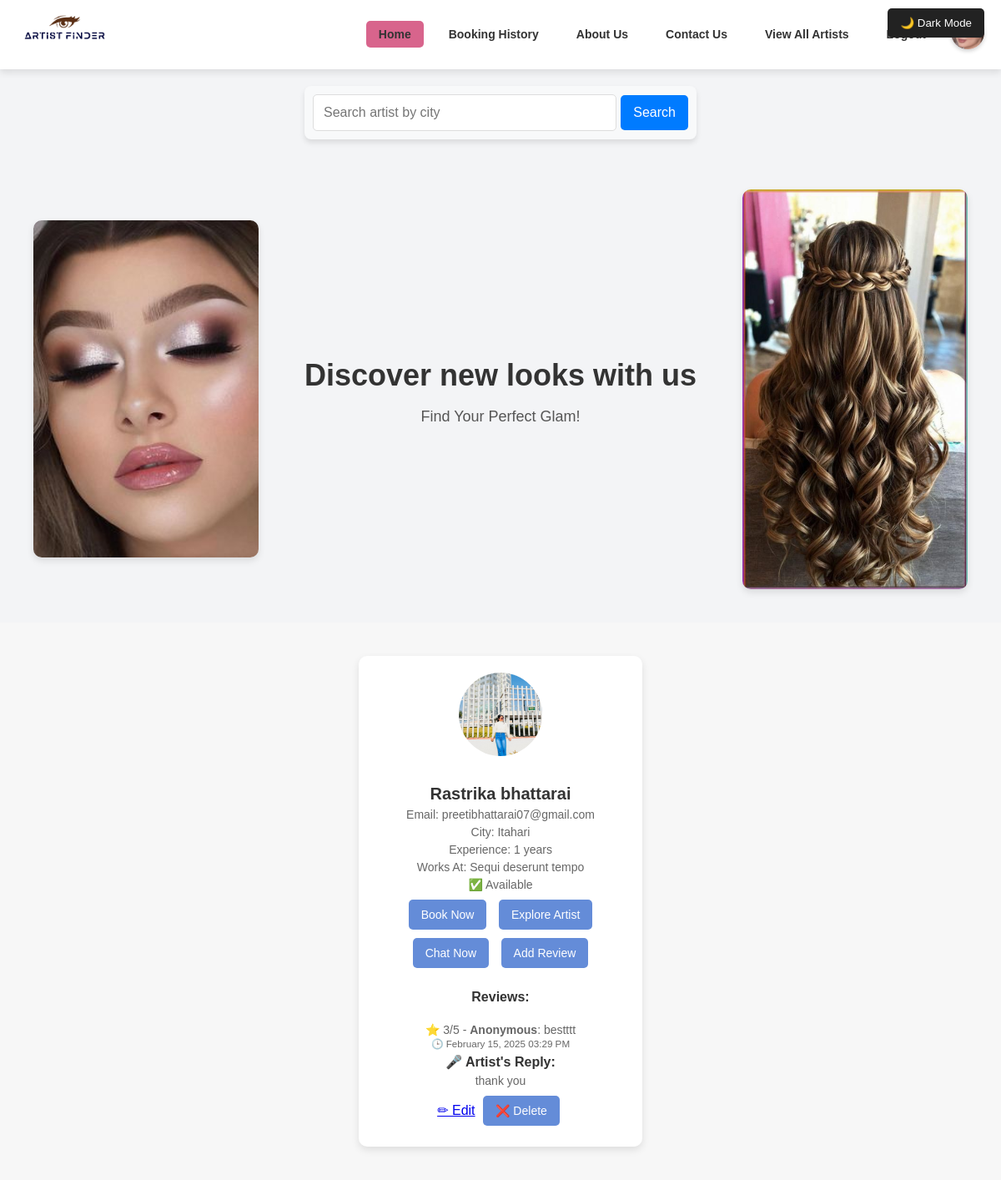
/home/ (signed in), run on the app's committed database.
### accounts/models.py (models this page shows, shortened)
class User(AbstractUser):
    username = None  # ✅ Remove username field completely
    email = models.EmailField(unique=True)  # Email as the unique identifier
    phone = models.CharField(max_length=15, unique=True)
    password = models.CharField(max_length=100)
    profile_image = models.ImageField(upload_to="profile_images/", null=True, blank=True)
    is_verified = models.BooleanField(default=False)
    is_artist = models.BooleanField(default=False)
    otp = models.CharField(max_length=6, blank=True, null=True)  # ✅ Stores OTP
    city = models.CharField(max_length=100, null=True, blank=True)
    works_at = models.CharField(max_length=255, null=True, blank=True)
    experience_years = models.IntegerField(default=0, null=True, blank=True)
    training_certificate = models.FileField(upload_to="certificates/", null=True, blank=True)
    is_available = models.BooleanField(default=True)
    USERNAME_FIELD = "email"  # ✅ Login using email instead of username
    REQUIRED_FIELDS = []  # ✅ Don't require username
    objects = CustomUserManager()  # ✅ Use custom manager

class Review(models.Model):
    artist = models.ForeignKey(User, on_delete=models.CASCADE, related_name="artist_reviews")  # ✅ Link to artist
    service = models.ForeignKey(Service, on_delete=models.CASCADE, related_name="service_reviews", null=True, blank=True)  # ✅ Allow NULL
    user = models.ForeignKey(User, on_delete=models.CASCADE, related_name="user_reviews")
    rating = models.IntegerField(choices=[(i, i) for i in range(1, 6)], default=5)
    comment = models.TextField()
    is_anonymous = models.BooleanField(default=False)  # ✅ New: Anonymous Option
    created_at = models.DateTimeField(auto_now_add=True)
    artist_reply = models.TextField(blank=True, null=True)  # ✅ Artist reply field

### accounts/views.py (the view)
# urls.py: path('home/', views.home_page, name='home'),
@login_required(login_url='login')
def home_page(request):
    query = request.GET.get("search", "").strip()
    sort_by = request.GET.get("sort_by", "rating")  # Default sorting by rating
    artists = User.objects.filter(is_artist=True)
    if query:
        artists = artists.filter(city__icontains=query)
    artists = artists.annotate(avg_rating=Avg('artist_reviews__rating'))
    if sort_by == "rating":
        artists = artists.order_by('-avg_rating')  # Highest rating first
    elif sort_by == "name":
        artists = artists.order_by('first_name', 'last_name')  # Alphabetical
    elif sort_by == "experience":
        artists = artists.order_by('-experience_years')  # Most experienced first
    paginator = Paginator(artists, 10)
    page_number = request.GET.get("page")
    page_obj = paginator.get_page(page_number)
    booked_artists = Booking.objects.filter(client=request.user, status="Confirmed").values_list('artist_id', flat=True)
    similar_users = Booking.objects.filter(artist_id__in=booked_artists).values_list("client_id", flat=True).distinct()
    recommended_artists = User.objects.filter(
        is_artist=True,
        bookings__client_id__in=similar_users
    ).exclude(id__in=booked_artists).annotate(
        booking_count=Count("bookings")
    ).order_by("-booking_count")[:5]  # ✅ Top 5 recommended artists
    return render(request, "accounts/home.html", {
        "artists": page_obj,  # Paginated artists
        "recommended_artists": recommended_artists,  # ✅ Pass recommended artists
        "query": query,
        "message": "No artists found in this city." if not artists.exists() else "",
        "booked_artists": list(booked_artists),
        "sort_by": sort_by,
    })

### accounts/templates/accounts/home.html (shortened to what this page needs)
{% load static  %}
<!DOCTYPE html>
<html lang="en">
<head>
    <link rel="stylesheet" href="{% static 'css/home.css' %}">
</head>
<body>
    <header class="header">
        <div class="logo">
            <img src="{% static 'imagess/logo.png' %}" alt="Artist Finder Logo">
        </div>
        <nav class="navbar">
            <a href="#" class="nav-link" style="background-color: #D8648C;">Home</a>
            <a href="{% url 'booking_history' %}" class="nav-link">Booking History</a>
            <a href="{% url 'aboutus' %}" class="nav-link">About Us</a>
            <a href="{% url 'contactus' %}" class="nav-link">Contact Us</a>
            <a href="{% url 'artist_list' %}"  class="nav-link">View All Artists</a>
            <a href="{% url 'login' %}" class="nav-link">Logout</a>
            <div class="user-profile">
                <a href="{% url 'user_profile' %}">
                </a>
            </div>
            <button id="dark-mode-toggle">🌙 Dark Mode</button>
        </nav>
    </header>
<form method="GET" action="{% url 'home' %}" class="search-form">
    <input type="text" name="search" placeholder="Search artist by city" value="{{ query|default:'' }}">
    <button type="submit">Search</button>
</form>
    <div class="main-content">
        <div class="frame">
            <img src="{% static 'images/work2.jpg' %}" alt="Makeup">
        </div>
        <div class="description">
            <h1>Discover new looks with us</h1>
            <p>Find Your Perfect Glam!</p>
        </div>
        <div class="frame">
            <img src="{% static 'images/work1.jpg' %}" alt="Makeup Products">
        </div>
    </div>
<div class="artist-container">
    {% if artists %}
        {% for artist in artists %}
        <div class="artist-card">
            <img src="{% if artist.profile_image %}{{ artist.profile_image.url }}{% else %}{% static 'images/default.jpg' %}{% endif %}"
                 alt="{{ artist.first_name }}'s Profile Image" class="artist-profile-image">
            <h3>{{ artist.first_name }} {{ artist.last_name }}</h3>
            <p>Email: {{ artist.email }}</p>
            <p>City: {{ artist.city }}</p>
            <p>Experience: {{ artist.experience_years }} years</p>
            <p>Works At: {{ artist.works_at }}</p>
            <p class="availability-status {% if artist.is_available %}available{% else %}not-available{% endif %}">
                {% if artist.is_available %}
                    ✅ Available
                {% else %}
                    ❌ Not Available
                {% endif %}
            </p>
            {% if artist.is_available %}
                <button onclick="window.location.href='{% url 'book_artist' artist.id %}'" class="book-btn">
                    Book Now
                </button>
            {% else %}
                <button class="book-btn disabled" disabled title="This artist is currently unavailable">
                    Not Available
                </button>
            {% endif %}
            <button onclick="window.location.href='{% url 'artist_detail' artist.id %}'">Explore Artist</button>
            <button> Chat Now </button>
            {% if user.is_authenticated %}
                {% if artist.id in booked_artists %}
                    <button onclick="window.location.href='{% url 'add_review' artist.id %}'">Add Review</button>
                {% endif %}
            {% endif %}
            <h4>Reviews:</h4>
{% for review in artist.artist_reviews.all %}
    <p>
        ⭐ {{ review.rating }}/5 -
        <strong>{% if review.is_anonymous %}Anonymous{% else %}{{ review.user.first_name }}{% endif %}</strong>: {{ review.comment }}
        <br>
        <small>🕒 {{ review.created_at|date:"F d, Y h:i A" }}</small>
    </p>
    {% if review.artist_reply %}
        <div class="artist-reply">
            <strong>🎤 Artist's Reply:</strong>
            <p>{{ review.artist_reply }}</p>
        </div>
    {% elif request.user == review.artist %}
        <a href="{% url 'reply_to_review' review.id %}" class="reply-btn">💬 Reply</a>
    {% endif %}
    {% if request.user == review.user %}
        <a href="{% url 'edit_review' review.id %}" class="edit-btn">✏ Edit</a>
        <form id="delete-form-{{ review.id }}" action="{% url 'delete_review' review.id %}" method="POST" style="display:inline;">
            <button type="button" class="delete-btn" onclick="confirmDelete('{{ review.id }}')">❌ Delete</button>
        </form>
    {% endif %}
{% empty %}
    <p>No reviews yet.</p>
{% endfor %}
        </div>
        {% endfor %}
    {% else %}
        <p>No artists available in this city.</p>
    {% endif %}
</div>
</body>
</html>

### accounts/static/css/home.css (style rules this page uses)
body { margin: 0; font-family: Arial, sans-serif; background-color: #f3f4f6; color: #333; overflow-x: hidden; }
.search-form { display: flex; justify-content: center; align-items: center; margin: 20px auto; width: 100%; max-width: 450px; background: #f8f9fa; padding: 10px; border-radius: 8px; box-shadow: 0px 4px 6px rgba(0, 0, 0, 0.1); }
.search-form input { flex: 1; padding: 12px; font-size: 16px; border: 1px solid #ddd; border-radius: 5px; outline: none; width: 70%; }
.search-form button { padding: 12px 15px; font-size: 16px; border: none; background-color: #007bff; color: white; border-radius: 5px; cursor: pointer; margin-left: 5px; transition: background 0.3s ease-in-out; }
.search-form:after { content: ""; display: block; clear: both; }
.header { display: flex; justify-content: space-between; align-items: center; padding: 10px 20px; background-color: #ffffff; box-shadow: 0 4px 8px rgba(0, 0, 0, 0.1); position: sticky; top: 0; z-index: 1000; }
.header .logo img { width: 120px; height: auto; }
.navbar { display: flex; align-items: center; gap: 15px; }
.nav-link { text-decoration: none; color: #333; font-size: 14px; font-weight: bold; padding: 8px 15px; border-radius: 5px; transition: background-color 0.3s ease, color 0.3s ease; }
.user-profile { display: flex; align-items: center; }
.delete-btn { background: #D8648C; color: white; border: none; padding: 8px 12px; border-radius: 6px; font-size: 14px; cursor: pointer; transition: all 0.3s ease-in-out; }
.main-content { display: flex; justify-content: space-between; align-items: center; gap: 20px; padding: 40px; flex-wrap: wrap; }
.frame { flex: 1; max-width: 300px; border-radius: 10px; overflow: hidden; box-shadow: 0 4px 8px rgba(0, 0, 0, 0.1); }
.frame img { width: 100%; height: auto; display: block; }
.description { flex: 2; text-align: center; color: #555; }
.description h1 { font-size: 36px; color: #333; margin-bottom: 10px; }
.description p { font-size: 18px; }
.artist-container { display: flex; flex-wrap: wrap; justify-content: center; gap: 20px; padding: 40px 10px; background: #f7f7f7; }
.artist-card { background: white; width: 300px; padding: 20px; border-radius: 10px; box-shadow: 0px 4px 10px rgba(0, 0, 0, 0.1); text-align: center; transition: transform 0.3s ease, box-shadow 0.3s ease; }
.artist-card img { width: 100px; height: 100px; border-radius: 50%; object-fit: cover; margin-bottom: 10px; }
.artist-card h3 { font-size: 20px; color: #333; font-weight: bold; margin-bottom: 5px; }
.artist-card p { font-size: 14px; color: #666; margin: 5px 0; }
.artist-card button { background-color: #648CD8; color: white; border: none; padding: 10px 15px; border-radius: 5px; cursor: pointer; font-size: 14px; margin: 5px; transition: background 0.3s; }

### accounts/templates/accounts/home.html (style rules this page uses)
.search-form { display: flex; justify-content: center; align-items: center; margin: 20px auto; width: 100%; max-width: 450px; background: #f8f9fa; padding: 10px; border-radius: 8px; box-shadow: 0px 4px 6px rgba(0, 0, 0, 0.1); }
.search-form input { flex: 1; padding: 12px; font-size: 16px; border: 1px solid #ddd; border-radius: 5px; outline: none; width: 70%; }
.search-form button { padding: 12px 15px; font-size: 16px; border: none; background-color: #007bff; color: white; border-radius: 5px; cursor: pointer; margin-left: 5px; transition: background 0.3s ease-in-out; }
.search-form:after { content: ""; display: block; clear: both; }
#dark-mode-toggle { position: fixed; top: 10px; right: 20px; background: #222; color: white; border: none; padding: 10px 15px; cursor: pointer; border-radius: 5px; }

### data on the page
User: profile_image (picture), first_name "Rastrika", last_name "bhattarai", email "preetibhattarai07@gmail.com", city "Itahari", experience_years "1", works_at "Sequi deserunt tempo", is_available "✅ Available", shows "Add Review"
Review: rating "3", is_anonymous "Anonymous", comment "bestttt", created_at "February 15, 2025 03:29 PM", artist_reply "thank you"
